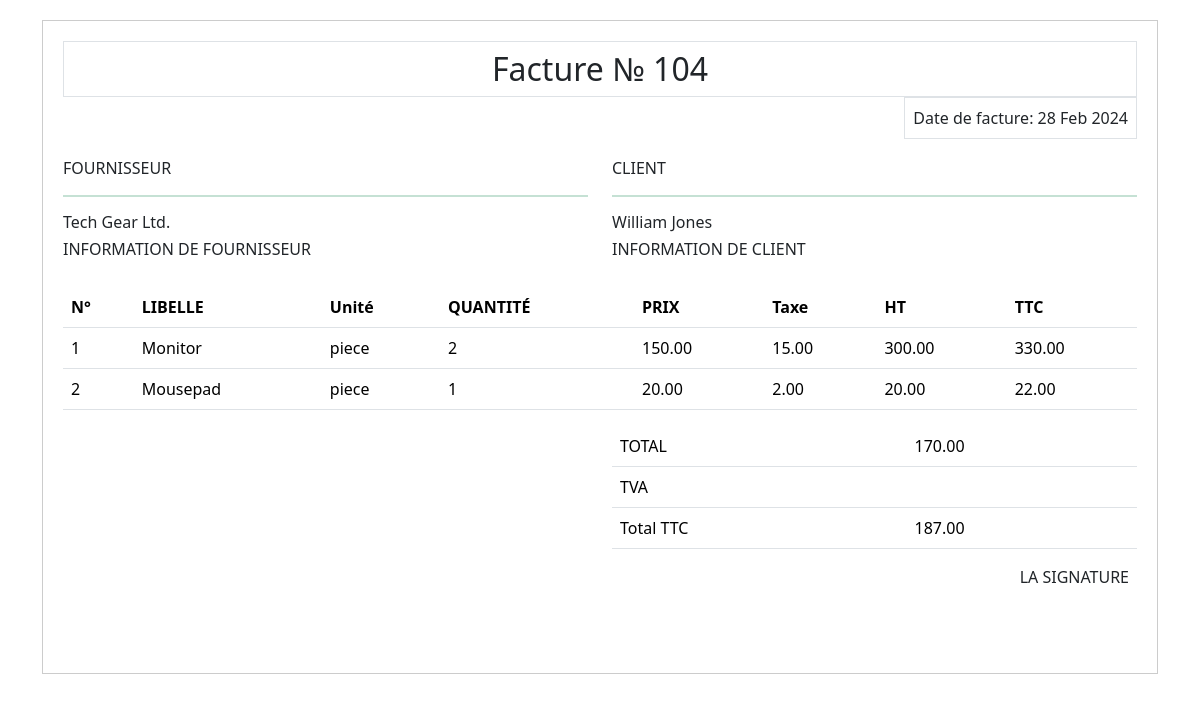
Page /print/104/ on the committed database.
### cosider/models.py (models this page shows)
class Invoice(models.Model):
    invoice_id = models.CharField(max_length=100)
    invoice_date = models.DateField()
    client_name = models.CharField(max_length=100)
    supplier_name = models.CharField(max_length=100)
    total_amount = models.DecimalField(max_digits=10, decimal_places=2)
    total_ht = models.DecimalField(default=0, max_digits=10, decimal_places=2)

class InvoiceItem(models.Model):
    invoice = models.ForeignKey(Invoice, on_delete=models.CASCADE)
    item_label = models.CharField(max_length=100)
    item_unit = models.CharField(max_length=50)
    quantity = models.IntegerField()
    price = models.DecimalField(max_digits=10, decimal_places=2)
    tax = models.DecimalField(max_digits=5, decimal_places=2)
    total_item_amount = models.DecimalField(max_digits=10, decimal_places=2)
    total_price_ht = models.DecimalField(default=0, max_digits=10, decimal_places=2)

### cosider/views.py (the view)
# urls.py: path('print/<str:invoice_id>/', views.print_invoice, name='print_invoice'),
@csrf_exempt
def print_invoice(request, invoice_id):
    invoice = get_object_or_404(Invoice, invoice_id=invoice_id)
    context = {'invoice': invoice}
    return render(request, 'print_invoice.html', context)

### templates/print_invoice.html (shortened to what this page needs)
<!DOCTYPE html>
<html lang="en">
<head>
    <link href="https://cdn.jsdelivr.net/npm/bootstrap@5.3.3/dist/css/bootstrap.min.css" rel="stylesheet">
</head>
<body>
    <div class="container">
        <div class="invoice-details">
            <div class="invoice-header d-flex flex-column">
                <h2 class="text-center p-2 border mb-0">Facture № {{ invoice.invoice_id }}</h2>
                <p class="p-2 border align-self-center mb-0 text-end" style="margin-left: auto;">Date de facture: {{ invoice.invoice_date|date:"d M Y" }}</p>
            </div>
            <div class="row">
                <div class="col">
                    <h6>FOURNISSEUR</h6>
                    <hr class="border border-success">
                    <h6>{{ invoice.supplier_name }}</h6>
                    <h6>INFORMATION DE FOURNISSEUR</h6>
                </div>
                <div class="col">
                    <h6>CLIENT</h6>
                    <hr class="border border-success">
                    <h6>{{ invoice.client_name }}</h6>
                    <h6>INFORMATION DE CLIENT</h6>
                </div>
            </div>
            <div class="invoice-items">
                <table class="table">
                    <thead>
                        <tr>
                            <th scope="col">N°</th>
                            <th scope="col">LIBELLE</th>
                            <th scope="col">Unité</th>
                            <th scope="col">QUANTITÉ</th>
                            <th scope="col">PRIX</th>
                            <th scope="col">Taxe</th>
                            <th scope="col">HT</th>
                            <th scope="col">TTC</th>
                        </tr>
                    </thead>
                    <tbody>
                        {% for item in invoice.invoiceitem_set.all %}
                        <tr>
                            <td>{{ forloop.counter }}</td>
                            <td>{{ item.item_label }}</td>
                            <td>{{ item.item_unit }}</td>
                            <td>{{ item.quantity }}</td>
                            <td>{{ item.price }}</td>
                            <td>{{ item.tax }}</td>
                            <td>{{ item.total_price_ht}}</td>
                            <td>{{ item.total_item_amount }}</td>
                        </tr>
                        {% endfor %}
                    </tbody>
                </table>
            </div>
        <div class="row invoice-table">
            <div class="col-md-6 offset-md-6">
                <table class="table">
                    <tbody>
                        <tr>
                            <td>TOTAL</td>
                            <td>{{ invoice.total_ht }}</td>
                        </tr>
                        <tr>
                            <td>TVA</td>
                            <td></td>
                        </tr>
                        <tr>
                            <td>Total TTC</td>
                            <td>{{ invoice.total_amount }}</td>
                        </tr>
                    </tbody>
                </table>
            </div>
        </div>
        <div class="row signature">
            <div class="col text-end mt-0 mb-3 me-2 pb-5">
                LA SIGNATURE
            </div>
        </div>
        </div>
        </div>
</body>
</html>

### templates/print_invoice.html (style rules this page uses)
.container { margin-top: 20px; }
.invoice-details { border: 1px solid #ccc; padding: 20px; margin-bottom: 20px; }
.invoice-header { margin-bottom: 20px; }
.invoice-items { margin-top: 20px; }

### rows in the picture
Invoice: invoice_id "104", invoice_date "28 Feb 2024", supplier_name "Tech Gear Ltd.", client_name "William Jones", total_ht "170.00", total_amount "187.00"
InvoiceItem: item_label "Monitor", item_unit "piece", quantity "2", price "150.00", tax "15.00", total_price_ht "300.00", total_item_amount "330.00"
InvoiceItem: item_label "Mousepad", item_unit "piece", quantity "1", price "20.00", tax "2.00", total_price_ht "20.00", total_item_amount "22.00"
